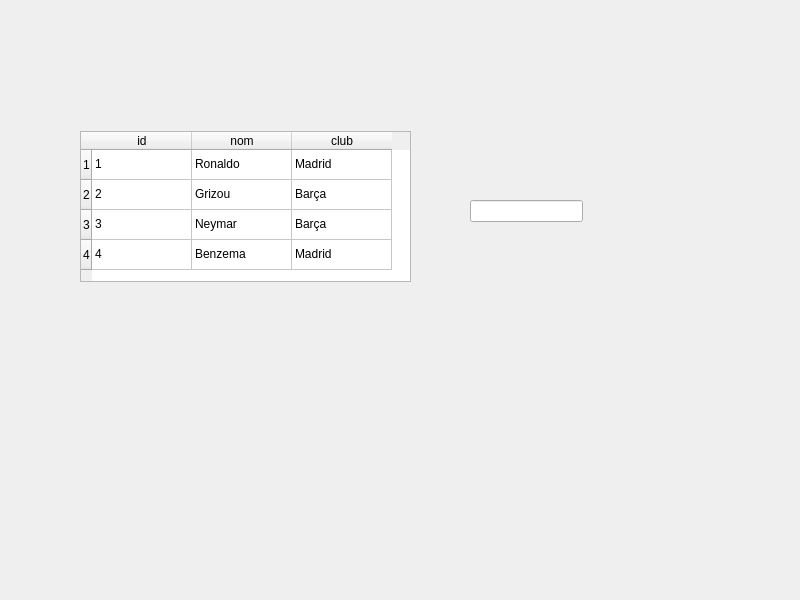
<?xml version="1.0" encoding="UTF-8"?>
<ui version="4.0">
 <class>Widget</class>
 <widget class="QWidget" name="Widget">
  <property name="geometry">
   <rect>
    <x>0</x>
    <y>0</y>
    <width>800</width>
    <height>600</height>
   </rect>
  </property>
  <property name="windowTitle">
   <string>Widget</string>
  </property>
  <widget class="QTableWidget" name="tableWidget">
   <property name="geometry">
    <rect>
     <x>80</x>
     <y>131</y>
     <width>331</width>
     <height>151</height>
    </rect>
   </property>
   <row/>
   <row/>
   <row/>
   <row/>
   <column>
    <property name="text">
     <string>id</string>
    </property>
   </column>
   <column>
    <property name="text">
     <string>nom</string>
    </property>
   </column>
   <column>
    <property name="text">
     <string>club</string>
    </property>
   </column>
   <item row="0" column="0">
    <property name="text">
     <string>1</string>
    </property>
   </item>
   <item row="0" column="1">
    <property name="text">
     <string>Ronaldo</string>
    </property>
   </item>
   <item row="0" column="2">
    <property name="text">
     <string>Madrid</string>
    </property>
   </item>
   <item row="1" column="0">
    <property name="text">
     <string>2</string>
    </property>
   </item>
   <item row="1" column="1">
    <property name="text">
     <string>Grizou</string>
    </property>
   </item>
   <item row="1" column="2">
    <property name="text">
     <string>Barça</string>
    </property>
   </item>
   <item row="2" column="0">
    <property name="text">
     <string>3</string>
    </property>
   </item>
   <item row="2" column="1">
    <property name="text">
     <string>Neymar</string>
    </property>
   </item>
   <item row="2" column="2">
    <property name="text">
     <string>Barça</string>
    </property>
   </item>
   <item row="3" column="0">
    <property name="text">
     <string>4</string>
    </property>
   </item>
   <item row="3" column="1">
    <property name="text">
     <string>Benzema</string>
    </property>
   </item>
   <item row="3" column="2">
    <property name="text">
     <string>Madrid</string>
    </property>
   </item>
  </widget>
  <widget class="QLineEdit" name="lineEdit">
   <property name="geometry">
    <rect>
     <x>470</x>
     <y>200</y>
     <width>113</width>
     <height>22</height>
    </rect>
   </property>
   <property name="text">
    <string/>
   </property>
  </widget>
 </widget>
 <resources/>
 <connections/>
</ui>
